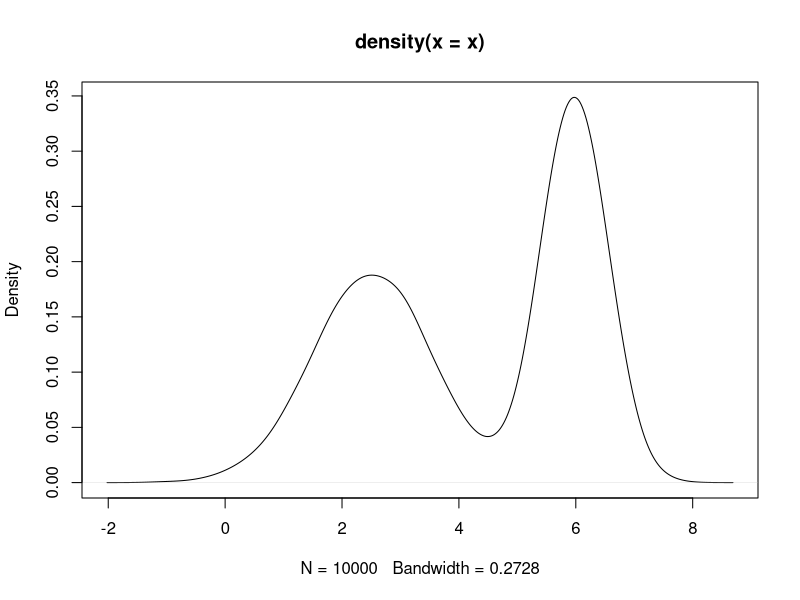
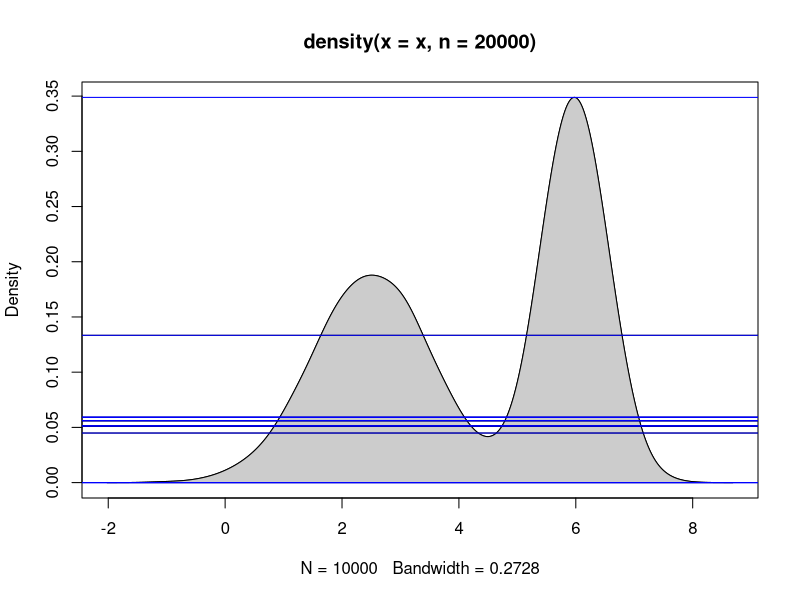
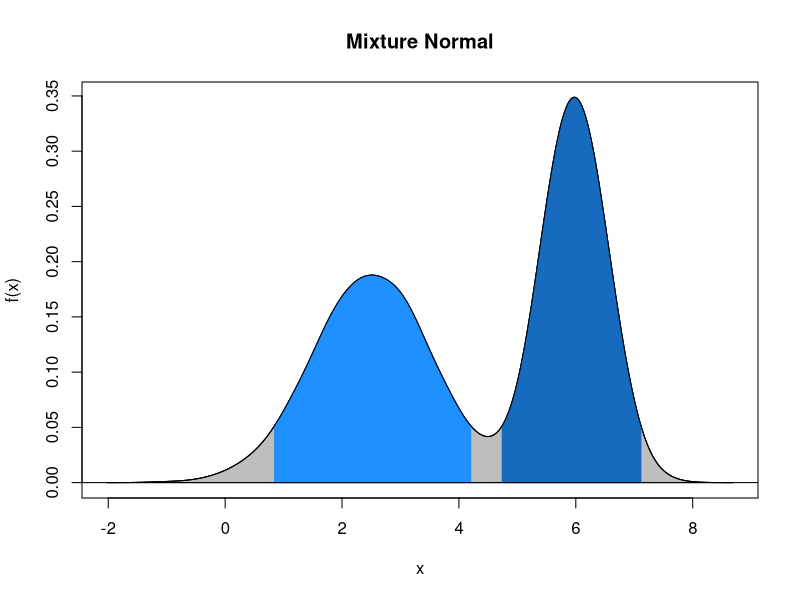

Reproduce these figures in R, in order.
color.den = function(dens, from, to, col1 = 1, col2 = NULL){
    if (is.null(col2))
        col2 = col1
    index = which(dens$x > from & dens$x < to)
    polygon(c(dens$x[index][1], dens$x[index],
        dens$x[index][length(index)]), c(0, dens$y[index], 0),
        col=col1, border=col2)
    }
col.mult = function(col1 = 0x000000, col2 = "black"){
    if (is.character(col1))
        val1 = t(col2rgb(col1) / 255)
    if (is.numeric(col1))
        val1 = t(int2rgb(col1) / 255)
    if (is.character(col2))
        val2 = t(col2rgb(col2) / 255)
    if (is.numeric(col2))
        val2 = t(int2rgb(col2) / 255)
    rgb(val1 * val2)
    }
hpd.mult = function(x, dens, prob = 0.95, tol, interactive = TRUE){
    max.k = max(dens$y)
    min.k = min(dens$y)
#   k = (max.k - min.k)/2
    k = runif(1, min.k, max.k)
    if (missing(tol))
        tol = max.k / 10000
    count = 0
    if (interactive){
        plot(dens)
        polygon(dens$x, dens$y, col='gray80')
        }
    zeros = function(y, k, return.max.min = FALSE){
        # y is expected to be density(x)$y
        out = NULL
        int = NULL
        for (i in 2:(length(y)-1)){
            # condition to check when the height crosses k
            if ((y[i] > k && y[i-1] < k) || (y[i] < k && y[i-1] > k)){
                # get the x closer to k
                out = c(out, ifelse(which.min(abs(y[c(i,i-1)]-k))==1,
                    i, i-1))
                # -1 if lower interval, +1 if upper
                int = c(int, -sign(y[i] - y[i-1]))
                }
            # check if the height exactly equals k
            if (y[i] == k){
                out = c(out, i)
                # 0 if a maximum or minimum, -1 if lower, +1 if upper
                # y[i] can only be max or min if y[i] = k, so don't
                # check this condition for when height crosses k
                int = c(int, -sign(sign(y[i]-y[i-1]) +
                    sign(y[i+1]-y[i])))
                }
            }
        # ensure that first value is lower end and last is upper end
        if (is.null(int))
            return (NULL)
        if (int[1] == 1){
            int = c(-1, int)
            out = c(1, out)
            }
        if (int[length(int)] == -1){
            int = c(int, 1)
            out = c(out, length(y))
            }
        if (return.max.min)
            return (out)
        return (out[as.logical(int)])
        }
    while (max.k - min.k > tol){
        count = count + 1
        c.prob = 0
        int = zeros(dens$y, k)
        if (is.null(int)){
            int = c(1, length(dens$x))
            }
        # sum the area in the intervals
        for (j in 1:(length(int)/2))
            c.prob = c.prob + mean(x >= dens$x[
                 int[2*j-1]] & x <= dens$x[int[2*j]])
        if (interactive){
            abline(h=k)
            abline(h=c(max.k, min.k), col='blue')
            cat("Probability:",c.prob)
            readline()
            }
        # not a large enough region, lower k
        if (c.prob < prob)
            max.k = k
        # too much region, raise k
        if (c.prob > prob)
            min.k = k
        # right-e-o!
        if (c.prob == prob)
            max.k = min.k
        # pick new height to test at
        k = runif(1, min.k, max.k)
        }
    if (interactive)
        cat("Iterations:",count,"\n")
    return (dens$x[int])
    }


### bimodal
n = 10000
x = ifelse(runif(n) < 0.5, rnorm(n, 2.5, 1), rnorm(n, 6, 0.5))
dens = density(x, n = 20000)
plot(density(x))

#hpd.1 = hpd.mult(x, dens, visual = FALSE, print = FALSE)
hpd.1 = hpd.mult(x, dens)

plot(density(x), main="Mixture Normal", xlab="x", ylab="f(x)")
polygon(dens$x, dens$y, col='gray')
col1 = col.mult('gray', 'dodgerblue')
color.den(dens, hpd.1[1], hpd.1[2], col1 = 'dodgerblue')
color.den(dens, hpd.1[3], hpd.1[4], col1)
points(density(x), type='l')
abline(h=0)


#abline(v=hpd.1, lty=2, col='gray30', lwd=2)


#### more bimodal
#x = ifelse(runif(n) < 0.5, rnorm(n, -1, 1), rnorm(n, 6.5, 0.5))
#dens = density(x)
#plot(density(x))
#
#hpd.1 = hpd.mult(x, dens)
#abline(v=hpd.1, lty=2, col='gray')
